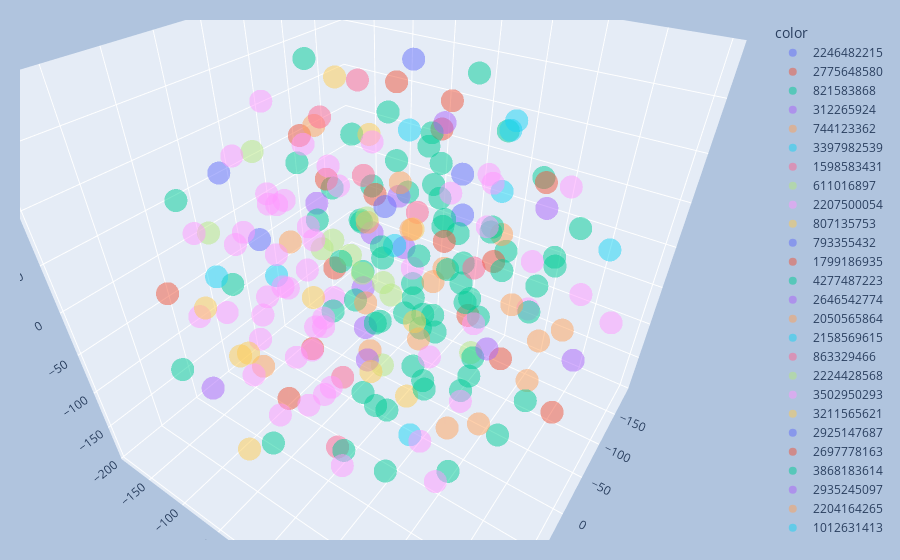

Here is the notebook cell this chart was saved with:
### Code cell
fig = px.scatter_3d(X_tsne, x=0,y=1,z=2, color=lbl_new, size_max=0.001, opacity=0.5)

# tight layout
fig.update_layout(margin=dict(l=20, r=20, t=20, b=20), paper_bgcolor="LightSteelBlue")#, showlegend=False)

### Figure 1 — Plotly figure (JSON) as saved in the notebook; plotly's stock layout.template omitted (floating-point values rounded to 4 significant figures)
{"data": [{"hovertemplate": "color=2246482215<br>0=%{x}<br>1=%{y}<br>2=%{z}<extra></extra>", "legendgroup": "2246482215", "marker": {"color": "#636efa", "opacity": 0.5, "symbol": "circle"}, "mode": "markers", "name": "2246482215", "scene": "scene", "showlegend": true, "type": "scatter3d", "visible": true, "x": [39.04, -111.6], "y": [-117.9, 18.22], "z": [14.09, 12.66]}, {"hovertemplate": "color=2775648580<br>0=%{x}<br>1=%{y}<br>2=%{z}<extra></extra>", "legendgroup": "2775648580", "marker": {"color": "#EF553B", "opacity": 0.5, "symbol": "circle"}, "mode": "markers", "name": "2775648580", "scene": "scene", "showlegend": true, "type": "scatter3d", "visible": true, "x": [-81.02, -41.39], "y": [49.84, -95.64], "z": [-84.07, -59.16]}, {"hovertemplate": "color=821583868<br>0=%{x}<br>1=%{y}<br>2=%{z}<extra></extra>", "legendgroup": "821583868", "marker": {"color": "#00cc96", "opacity": 0.5, "symbol": "circle"}, "mode": "markers", "name": "821583868", "scene": "scene", "showlegend": true, "type": "scatter3d", "visible": true, "x": [31.14, -73.92, 0.4849, -31.9, -105.9, -19.66, -124.2, -142.0, -87.87, -18.02, -164.8, -65.53, -183.7, -40.77, -86.63, -86.15, -32.69, -45.32, -35.67, 81.7, -22.82, -46.17, 66.32, 1.476, -82.02, -129.5], "y": [153.6, -90.54, 95.44, -83.94, 26.59, 45.77, -56.48, 43.26, -94.45, 63.1, -56.4, 46.17, -59.13, 5.324, -46.01, -76.29, 83.42, 28.27, -131.1, -115.2, -42.38, 96.13, 65.76, -23.91, -60.37, -11.85], "z": [74.56, 86.15, -77.95, 47.86, -40.54, -63.7, 8.884, 98.68, -21.43, 58.04, 46.78, -32.75, -9.748, -35.6, 65.18, 27.72, -35.07, 67.38, 59.48, -11.39, 28.8, 36.88, 31.36, -6.878, -55.59, -12.46]}, {"hovertemplate": "color=312265924<br>0=%{x}<br>1=%{y}<br>2=%{z}<extra></extra>", "legendgroup": "312265924", "marker": {"color": "#ab63fa", "opacity": 0.5, "symbol": "circle"}, "mode": "markers", "name": "312265924", "scene": "scene", "showlegend": true, "type": "scatter3d", "visible": true, "x": [41.53, 63.83, 0.3969, -46.96, 55.81, -25.24], "y": [-38.7, 24.09, -13.11, -16.3, 18.85, 4.319], "z": [82.1, 35.94, 40.1, 53.82, -15.63, 16.52]}, {"hovertemplate": "color=744123362<br>0=%{x}<br>1=%{y}<br>2=%{z}<extra></extra>", "legendgroup": "744123362", "marker": {"color": "#FFA15A", "opacity": 0.5, "symbol": "circle"}, "mode": "markers", "name": "744123362", "scene": "scene", "showlegend": true, "type": "scatter3d", "visible": true, "x": [-126.0, 24.07], "y": [56.66, -0.2116], "z": [-4.132, 68.24]}, {"hovertemplate": "color=3397982539<br>0=%{x}<br>1=%{y}<br>2=%{z}<extra></extra>", "legendgroup": "3397982539", "marker": {"color": "#19d3f3", "opacity": 0.5, "symbol": "circle"}, "mode": "markers", "name": "3397982539", "scene": "scene", "showlegend": true, "type": "scatter3d", "visible": true, "x": [-49.95, -40.99], "y": [-22.75, 181.1], "z": [-5.701, 75.09]}, {"hovertemplate": "color=1598583431<br>0=%{x}<br>1=%{y}<br>2=%{z}<extra></extra>", "legendgroup": "1598583431", "marker": {"color": "#FF6692", "opacity": 0.5, "symbol": "circle"}, "mode": "markers", "name": "1598583431", "scene": "scene", "showlegend": true, "type": "scatter3d", "visible": true, "x": [-45.77, -82.76], "y": [67.66, -17.77], "z": [6.959, 17.84]}, {"hovertemplate": "color=611016897<br>0=%{x}<br>1=%{y}<br>2=%{z}<extra></extra>", "legendgroup": "611016897", "marker": {"color": "#B6E880", "opacity": 0.5, "symbol": "circle"}, "mode": "markers", "name": "611016897", "scene": "scene", "showlegend": true, "type": "scatter3d", "visible": true, "x": [-48.74, 18.07, 42.13, 34.86, 12.66, -54.53], "y": [-36.04, 102.8, -36.26, 1.331, 15.99, -60.1], "z": [-57.65, -29.49, 37.54, 22.59, -9.687, 10.71]}, {"hovertemplate": "color=2207500054<br>0=%{x}<br>1=%{y}<br>2=%{z}<extra></extra>", "legendgroup": "2207500054", "marker": {"color": "#FF97FF", "opacity": 0.5, "symbol": "circle"}, "mode": "markers", "name": "2207500054", "scene": "scene", "showlegend": true, "type": "scatter3d", "visible": true, "x": [13.46, 43.62, 22.36], "y": [38.49, -25.2, -150.0], "z": [30.69, -10.92, -108.5]}, {"hovertemplate": "color=807135753<br>0=%{x}<br>1=%{y}<br>2=%{z}<extra></extra>", "legendgroup": "807135753", "marker": {"color": "#FECB52", "opacity": 0.5, "symbol": "circle"}, "mode": "markers", "name": "807135753", "scene": "scene", "showlegend": true, "type": "scatter3d", "visible": true, "x": [-134.0, 130.8], "y": [-54.54, 110.3], "z": [-43.2, 23.82]}, {"hovertemplate": "color=793355432<br>0=%{x}<br>1=%{y}<br>2=%{z}<extra></extra>", "legendgroup": "793355432", "marker": {"color": "#636efa", "opacity": 0.5, "symbol": "circle"}, "mode": "markers", "name": "793355432", "scene": "scene", "showlegend": true, "type": "scatter3d", "visible": true, "x": [23.47, -44.26], "y": [-179.1, -1.868], "z": [59.45, 183.9]}, {"hovertemplate": "color=1799186935<br>0=%{x}<br>1=%{y}<br>2=%{z}<extra></extra>", "legendgroup": "1799186935", "marker": {"color": "#EF553B", "opacity": 0.5, "symbol": "circle"}, "mode": "markers", "name": "1799186935", "scene": "scene", "showlegend": true, "type": "scatter3d", "visible": true, "x": [50.55, 78.05, 63.63, -142.3, -72.3, 0.1631, -80.23, -17.68, 76.65], "y": [188.9, -16.55, -81.48, -113.6, -125.9, 105.7, -42.26, 42.29, 152.3], "z": [-17.77, 161.7, -163.4, -21.2, 26.37, 57.59, 146.4, 146.2, 39.09]}, {"hovertemplate": "color=4277487223<br>0=%{x}<br>1=%{y}<br>2=%{z}<extra></extra>", "legendgroup": "4277487223", "marker": {"color": "#00cc96", "opacity": 0.5, "symbol": "circle"}, "mode": "markers", "name": "4277487223", "scene": "scene", "showlegend": true, "type": "scatter3d", "visible": true, "x": [3.335, -56.14, -116.9, -62.52, 86.97, -43.34, -126.3, 56.29, -128.0, -2.407, -83.22, -29.66, 120.3, -88.4, -8.364, -151.6, 8.775, 54.71, -87.55, 41.51], "y": [47.96, 10.98, 135.9, 23.46, 38.0, 77.68, -18.13, 80.74, 89.99, 83.11, 6.212, 145.5, 40.13, 61.3, -42.27, 107.0, 0.8303, 151.3, -17.15, 65.62], "z": [-110.3, 120.7, 37.09, 27.04, -57.74, -99.91, 53.62, -54.54, 70.08, 3.128, -106.8, 51.7, 58.78, 20.73, -57.11, -27.23, -51.71, -67.1, -38.49, -2.81]}, {"hovertemplate": "color=2646542774<br>0=%{x}<br>1=%{y}<br>2=%{z}<extra></extra>", "legendgroup": "2646542774", "marker": {"color": "#ab63fa", "opacity": 0.5, "symbol": "circle"}, "mode": "markers", "name": "2646542774", "scene": "scene", "showlegend": true, "type": "scatter3d", "visible": true, "x": [-12.94, -104.8], "y": [136.2, -4.384], "z": [110.2, 108.4]}, {"hovertemplate": "color=2050565864<br>0=%{x}<br>1=%{y}<br>2=%{z}<extra></extra>", "legendgroup": "2050565864", "marker": {"color": "#FFA15A", "opacity": 0.5, "symbol": "circle"}, "mode": "markers", "name": "2050565864", "scene": "scene", "showlegend": true, "type": "scatter3d", "visible": true, "x": [20.29, 24.83, 7.493, -20.45, -126.2, -14.67, -80.35, -103.8, -1.413, 135.0, -59.16, 152.5, 5.211, 48.12], "y": [51.41, 43.42, -13.29, 40.08, -6.805, 6.491, -84.66, 143.4, 110.4, 20.45, 131.8, -5.914, -67.94, 101.7], "z": [-39.14, 77.71, -99.7, -4.676, -73.94, 89.91, -130.2, -73.63, -137.6, 118.7, -114.1, 3.51, 129.7, -99.7]}, {"hovertemplate": "color=2158569615<br>0=%{x}<br>1=%{y}<br>2=%{z}<extra></extra>", "legendgroup": "2158569615", "marker": {"color": "#19d3f3", "opacity": 0.5, "symbol": "circle"}, "mode": "markers", "name": "2158569615", "scene": "scene", "showlegend": true, "type": "scatter3d", "visible": true, "x": [110.4, -78.35], "y": [-23.56, 71.87], "z": [56.53, 72.88]}, {"hovertemplate": "color=863329466<br>0=%{x}<br>1=%{y}<br>2=%{z}<extra></extra>", "legendgroup": "863329466", "marker": {"color": "#FF6692", "opacity": 0.5, "symbol": "circle"}, "mode": "markers", "name": "863329466", "scene": "scene", "showlegend": true, "type": "scatter3d", "visible": true, "x": [42.74, 79.07], "y": [11.37, -3.472], "z": [123.7, -171.9]}, {"hovertemplate": "color=2224428568<br>0=%{x}<br>1=%{y}<br>2=%{z}<extra></extra>", "legendgroup": "2224428568", "marker": {"color": "#B6E880", "opacity": 0.5, "symbol": "circle"}, "mode": "markers", "name": "2224428568", "scene": "scene", "showlegend": true, "type": "scatter3d", "visible": true, "x": [-22.12, 39.72], "y": [-57.33, 25.04], "z": [-15.42, -71.43]}, {"hovertemplate": "color=3502950293<br>0=%{x}<br>1=%{y}<br>2=%{z}<extra></extra>", "legendgroup": "3502950293", "marker": {"color": "#FF97FF", "opacity": 0.5, "symbol": "circle"}, "mode": "markers", "name": "3502950293", "scene": "scene", "showlegend": true, "type": "scatter3d", "visible": true, "x": [-95.29, -148.6, 38.99], "y": [103.9, 89.74, 112.1], "z": [-0.3144, -103.0, 23.64]}, {"hovertemplate": "color=3211565621<br>0=%{x}<br>1=%{y}<br>2=%{z}<extra></extra>", "legendgroup": "3211565621", "marker": {"color": "#FECB52", "opacity": 0.5, "symbol": "circle"}, "mode": "markers", "name": "3211565621", "scene": "scene", "showlegend": true, "type": "scatter3d", "visible": true, "x": [191.2, 83.04, -63.56, -2.266], "y": [8.414, -123.2, -99.79, -16.09], "z": [-44.82, -107.7, 144.0, 132.4]}, {"hovertemplate": "color=2925147687<br>0=%{x}<br>1=%{y}<br>2=%{z}<extra></extra>", "legendgroup": "2925147687", "marker": {"color": "#636efa", "opacity": 0.5, "symbol": "circle"}, "mode": "markers", "name": "2925147687", "scene": "scene", "showlegend": true, "type": "scatter3d", "visible": true, "x": [101.8, -95.91], "y": [72.58, 22.75], "z": [146.8, 67.17]}, {"hovertemplate": "color=2697778163<br>0=%{x}<br>1=%{y}<br>2=%{z}<extra></extra>", "legendgroup": "2697778163", "marker": {"color": "#EF553B", "opacity": 0.5, "symbol": "circle"}, "mode": "markers", "name": "2697778163", "scene": "scene", "showlegend": true, "type": "scatter3d", "visible": true, "x": [-176.9, -158.5, 0.809, 140.8, -176.9], "y": [76.37, -27.51, -100.4, -128.3, -36.5], "z": [38.37, 106.6, -149.9, 10.73, -77.01]}, {"hovertemplate": "color=3868183614<br>0=%{x}<br>1=%{y}<br>2=%{z}<extra></extra>", "legendgroup": "3868183614", "marker": {"color": "#00cc96", "opacity": 0.5, "symbol": "circle"}, "mode": "markers", "name": "3868183614", "scene": "scene", "showlegend": true, "type": "scatter3d", "visible": true, "x": [74.77, 130.3, 114.7, -113.0, 39.17, 47.35, 80.26, 106.4, -131.3, 4.27, 149.6, 106.4, 182.7, -33.8, -108.4, -32.16, -42.93, -1.239, -148.5, -142.2, -80.21, 106.3, -4.649, -87.65, -184.6], "y": [123.6, 146.5, 80.65, -38.32, 15.77, 90.48, 54.17, 28.65, -87.01, -73.75, -13.96, 105.8, -66.44, 129.7, 24.7, 14.11, -43.23, 1.216, 18.03, 55.73, -150.7, -135.8, 150.5, -125.5, 20.33], "z": [-12.85, -32.68, -103.3, -122.8, -134.3, 72.11, 97.03, -123.4, 90.01, 184.1, -98.2, 78.1, -9.888, -7.122, 159.6, -139.2, -114.4, -189.7, -121.7, -60.39, -37.65, 83.4, -81.13, -90.35, -39.79]}, {"hovertemplate": "color=2935245097<br>0=%{x}<br>1=%{y}<br>2=%{z}<extra></extra>", "legendgroup": "2935245097", "marker": {"color": "#ab63fa", "opacity": 0.5, "symbol": "circle"}, "mode": "markers", "name": "2935245097", "scene": "scene", "showlegend": true, "type": "scatter3d", "visible": true, "x": [-98.13, 144.2, -40.08, -37.07], "y": [68.77, -91.08, -53.69, 175.4], "z": [-135.9, -81.16, -174.9, -42.71]}, {"hovertemplate": "color=2204164265<br>0=%{x}<br>1=%{y}<br>2=%{z}<extra></extra>", "legendgroup": "2204164265", "marker": {"color": "#FFA15A", "opacity": 0.5, "symbol": "circle"}, "mode": "markers", "name": "2204164265", "scene": "scene", "showlegend": true, "type": "scatter3d", "visible": true, "x": [-87.25, 12.32], "y": [93.36, 156.8], "z": [-52.93, 8.651]}, {"hovertemplate": "color=1012631413<br>0=%{x}<br>1=%{y}<br>2=%{z}<extra></extra>", "legendgroup": "1012631413", "marker": {"color": "#19d3f3", "opacity": 0.5, "symbol": "circle"}, "mode": "markers", "name": "1012631413", "scene": "scene", "showlegend": true, "type": "scatter3d", "visible": true, "x": [-7.745, 105.9, 48.29, 44.28, -79.36], "y": [102.8, 98.44, -182.5, 52.47, 76.43], "z": [164.4, -51.66, -52.8, 171.0, 139.4]}, {"hovertemplate": "color=2930611512<br>0=%{x}<br>1=%{y}<br>2=%{z}<extra></extra>", "legendgroup": "2930611512", "marker": {"color": "#FF6692", "opacity": 0.5, "symbol": "circle"}, "mode": "markers", "name": "2930611512", "scene": "scene", "showlegend": true, "type": "scatter3d", "visible": true, "x": [20.49, -90.9, 19.98], "y": [-8.555, -145.6, -41.56], "z": [185.2, 84.61, -144.9]}, {"hovertemplate": "color=3536863117<br>0=%{x}<br>1=%{y}<br>2=%{z}<extra></extra>", "legendgroup": "3536863117", "marker": {"color": "#B6E880", "opacity": 0.5, "symbol": "circle"}, "mode": "markers", "name": "3536863117", "scene": "scene", "showlegend": true, "type": "scatter3d", "visible": true, "x": [124.8, 67.0, 74.03], "y": [-76.48, -79.16, 4.171], "z": [83.71, 127.7, 79.87]}, {"hovertemplate": "color=1091404026<br>0=%{x}<br>1=%{y}<br>2=%{z}<extra></extra>", "legendgroup": "1091404026", "marker": {"color": "#FF97FF", "opacity": 0.5, "symbol": "circle"}, "mode": "markers", "name": "1091404026", "scene": "scene", "showlegend": true, "type": "scatter3d", "visible": true, "x": [19.76, 90.94, 40.77, 86.23, 1.555, -2.722, -36.79, 2.692, 73.3, 44.29, 83.12, -30.32, -14.87, 133.9, -43.78, -19.31, 78.47, 38.82, 40.38, 84.7, 105.1, 15.43, 100.8, 56.61, 52.72, 126.4, 99.71, -11.63, 6.145, -87.56, -82.52, -42.62, 155.3, 27.92, 107.5, -153.5, -32.43, 72.58, 160.1, -114.1, 57.01, -35.45, 131.8, 19.77, -80.42], "y": [-162.2, -78.3, -43.6, -95.44, -117.0, -51.53, -181.5, -77.61, -10.48, -131.1, -47.38, -118.7, -101.0, -42.66, -43.78, -160.4, -161.2, -119.1, -87.21, -19.07, -143.8, -70.01, -32.37, -69.75, -72.88, -71.85, 2.007, -145.5, -91.14, 156.8, 5.219, 69.27, 57.32, 62.24, -48.33, 23.3, 198.0, 106.7, 73.28, -158.6, 122.4, 81.67, 16.61, 73.88, 130.8], "z": [-4.706, -54.28, -57.8, 43.8, 39.22, 73.94, 7.264, -91.11, -93.52, 99.72, 17.25, -8.583, 95.76, -43.74, 102.3, -54.81, 26.11, -56.89, 63.61, -40.57, -48.38, 18.75, 112.3, -100.9, -15.65, 6.93, 8.859, 127.6, -30.88, -10.88, -171.2, -170.0, 14.45, -168.7, -125.4, 41.75, 15.87, -146.9, -49.77, 14.41, 126.4, 103.5, -45.73, 118.0, 95.13]}, {"hovertemplate": "color=2339650590<br>0=%{x}<br>1=%{y}<br>2=%{z}<extra></extra>", "legendgroup": "2339650590", "marker": {"color": "#FECB52", "opacity": 0.5, "symbol": "circle"}, "mode": "markers", "name": "2339650590", "scene": "scene", "showlegend": true, "type": "scatter3d", "visible": true, "x": [101.8, -29.77, 181.5, 168.6, -40.87], "y": [58.3, -120.5, 16.37, -38.42, 8.902], "z": [-7.644, -104.7, 53.22, 57.35, -84.21]}], "layout": {"autosize": true, "legend": {"title": {"text": "color"}, "tracegroupgap": 0}, "margin": {"b": 20, "l": 20, "r": 20, "t": 20}, "paper_bgcolor": "LightSteelBlue", "scene": {"aspectmode": "auto", "aspectratio": {"x": 0.9968, "y": 1.009, "z": 0.9942}, "camera": {"center": {"x": 0, "y": 0, "z": 0}, "eye": {"x": 0.9318, "y": 0.6451, "z": 0.8766}, "projection": {"type": "perspective"}, "up": {"x": 0, "y": 0, "z": 1}}, "domain": {"x": [0, 1], "y": [0, 1]}, "xaxis": {"title": {"text": "0"}, "type": "linear"}, "yaxis": {"title": {"text": "1"}, "type": "linear"}, "zaxis": {"title": {"text": "2"}, "type": "linear"}}}}
